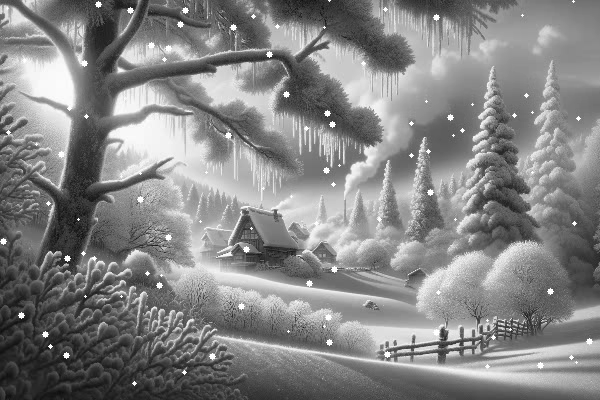
#> input picture frame 20 of Image Processing/Session 2/Assignment/snowfall/snowfall.mp4, 600 x 400 px, given in place of the camera
$ python funny_video.py
#> lines starting #> are read from the running program, lines starting #| are printed output that depends on the picture; pictures that were not available may be replaced by others from this repository, and a replacement may not be noted
import cv2
import numpy as np

# Initialize video captures
video_file_capture = cv2.VideoCapture("funny_webcam_application.mp4")
webcam_capture = cv2.VideoCapture(0)

# Get dimensions of the webcam feed
ret, webcam_frame = webcam_capture.read()
#> webcam_frame is the input picture: shape (400, 600, 3); min 13, max 255, mean 132.6
webcam_height, webcam_width = webcam_frame.shape[:2]
#> webcam_height = 400; webcam_width = 600
print(webcam_height, webcam_width)
#| 400 600

# Get dimensions of the video feed
ret, video_frame = video_file_capture.read()
video_height, video_width = video_frame.shape[:2]
#> video_height = 400; video_width = 600
print(video_height, video_width)
#| 400 600

# Define size for the output video
output_size = (video_width, video_height)
#> output_size = (600, 400)

# Video writer setup
fps = 40
output_video = cv2.VideoWriter(
    "output/javad.mp4", cv2.VideoWriter_fourcc(*"XVID"), fps, output_size, False
)
is_paused = False

while True:
    if not is_paused:
        ret, video_frame = video_file_capture.read()
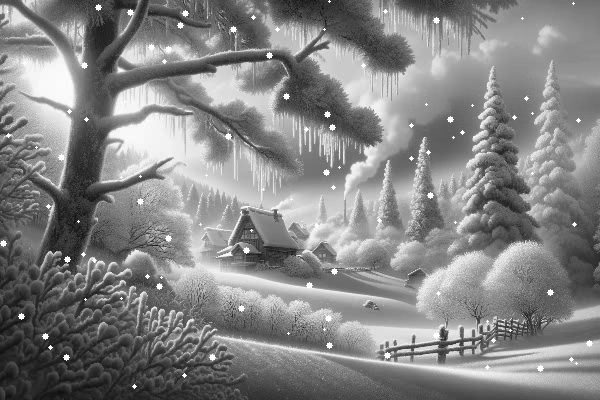
#> input picture frame 21 of Image Processing/Session 2/Assignment/snowfall/snowfall.mp4, 600 x 400 px, given in place of funny_webcam_application.mp4, which was not available
#> video_frame is the input picture: shape (400, 600, 3); min 12, max 255, mean 132.6

    ret, webcam_frame = webcam_capture.read()
    webcam_resized = cv2.resize(webcam_frame, (video_width + 200, video_height - 200))
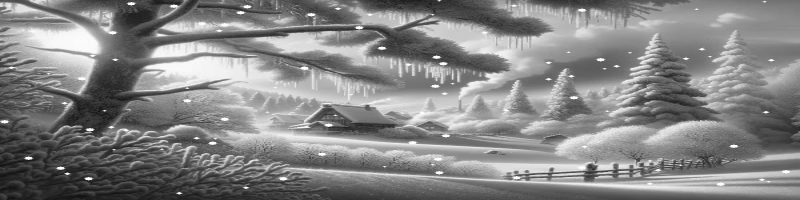
#> webcam_resized: shape (200, 800, 3); min 17, max 255, mean 132.6
    webcam_flipped = cv2.flip(webcam_resized, 1)
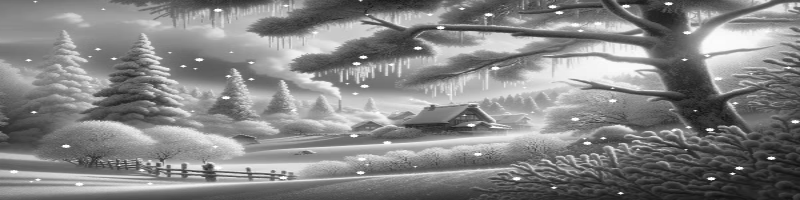
#> webcam_flipped: shape (200, 800, 3); min 17, max 255, mean 132.6

    gray_video_frame = cv2.cvtColor(video_frame, cv2.COLOR_BGR2GRAY)
    gray_webcam_frame = cv2.cvtColor(webcam_flipped, cv2.COLOR_BGR2GRAY)

    # Overlay webcam feed onto video feed
#> (the run stopped early here; a loop or call above may not have finished)

$ run again, starting later in the video
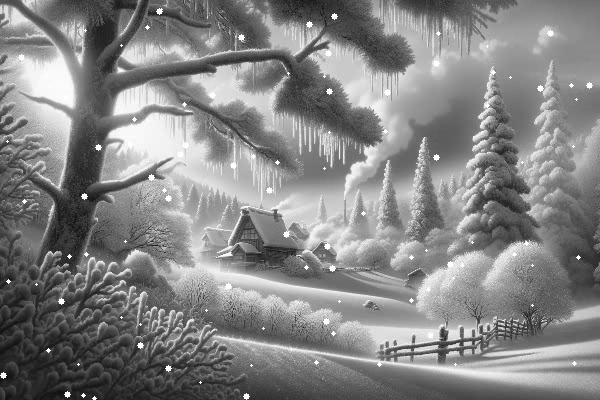
#> input picture frame 90 of Image Processing/Session 2/Assignment/snowfall/snowfall.mp4, 600 x 400 px, given in place of the camera
#> webcam_frame is the input picture: shape (400, 600, 3); min 13, max 255, mean 132.5
#| 400 600
#| 400 600
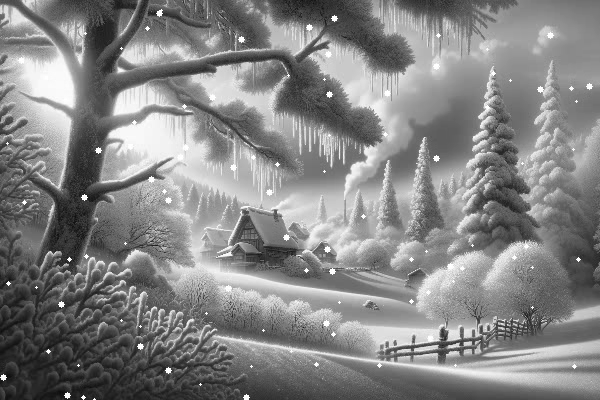
#> input picture frame 91 of Image Processing/Session 2/Assignment/snowfall/snowfall.mp4, 600 x 400 px, given in place of funny_webcam_application.mp4, which was not available
#> video_frame is the input picture: shape (400, 600, 3); min 13, max 255, mean 132.5
#> `webcam_flipped = cv2.flip(webcam_resized, 1)`:
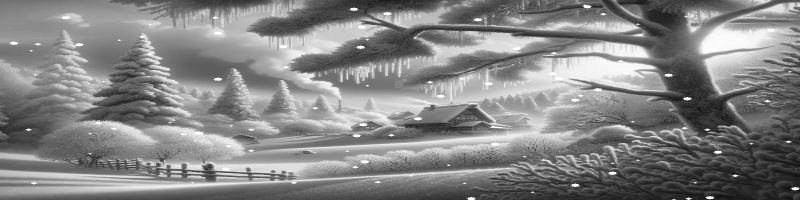
#> webcam_flipped: shape (200, 800, 3); min 17, max 255, mean 132.4

$ run again, starting later in the video
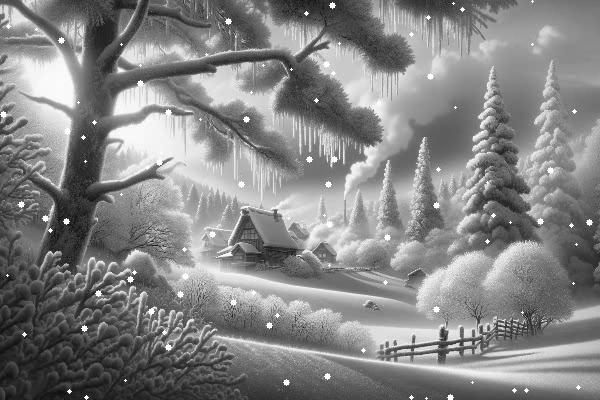
#> input picture frame 160 of Image Processing/Session 2/Assignment/snowfall/snowfall.mp4, 600 x 400 px, given in place of the camera
#> webcam_frame is the input picture: shape (400, 600, 3); min 10, max 255, mean 132.6
#| 400 600
#| 400 600
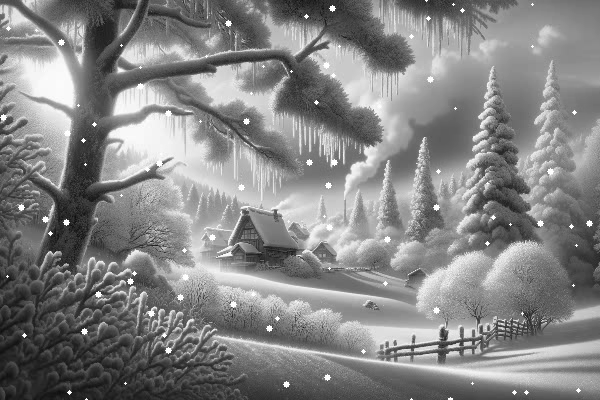
#> input picture frame 161 of Image Processing/Session 2/Assignment/snowfall/snowfall.mp4, 600 x 400 px, given in place of funny_webcam_application.mp4, which was not available
#> video_frame is the input picture: shape (400, 600, 3); min 13, max 255, mean 132.6
#> `webcam_flipped = cv2.flip(webcam_resized, 1)`:
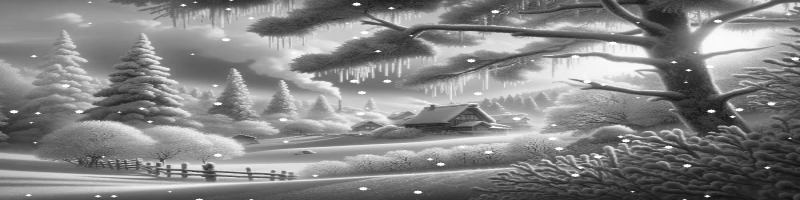
#> webcam_flipped: shape (200, 800, 3); min 17, max 255, mean 132.5
